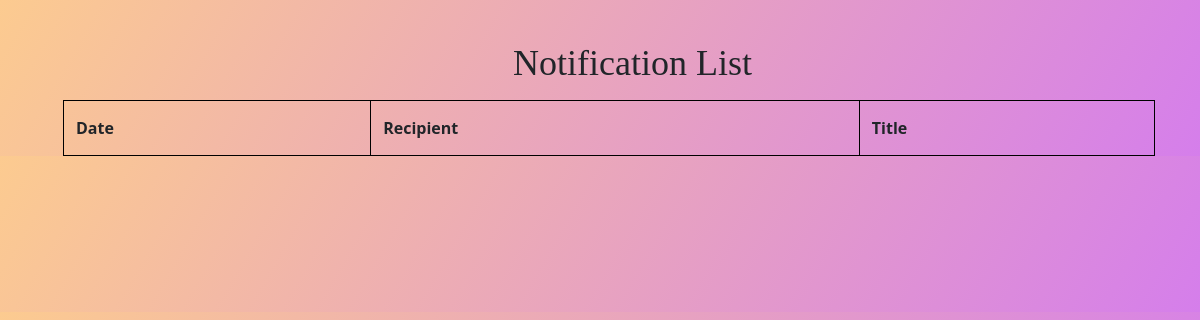
Page /wallet/notification_list/ on the earlier database version.
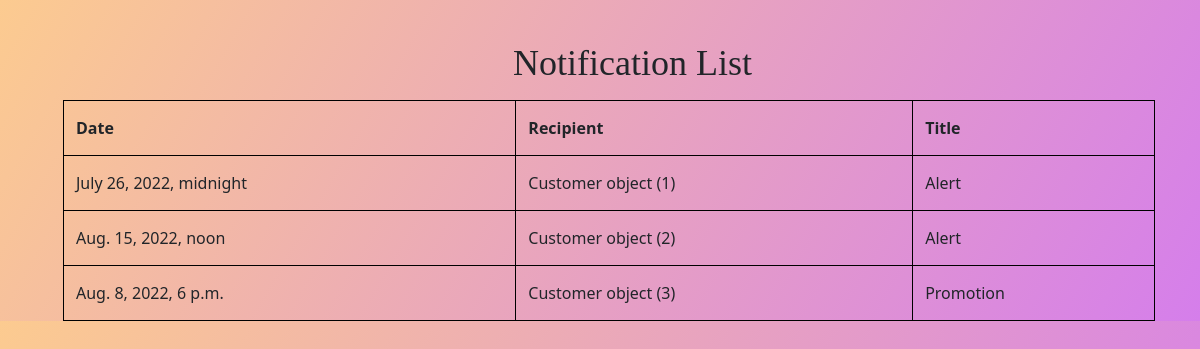
Same page on the later database version.
### wallet/models.py (models this page shows)
class Notification(models.Model):
    message= models.CharField(max_length=100)
    date = models.DateTimeField()
    recipient= models.ForeignKey(Customer,on_delete=models.CASCADE,related_name='thirdparty_recipient')
    title = models.CharField(max_length=20)

class Customer(models.Model):
    first_name=models.CharField(max_length=20)
    last_name=models.CharField(max_length=20)
    address=models.CharField(max_length=95)
    email=models.EmailField(max_length=254)
    phone_number=models.CharField(max_length=13)
    GENDER_CHOICES = (
           ("M", "Male"),
           ("F", "Female"),
           ("NB", "Non-Binary"),
    )
    gender=models.CharField(max_length=10,choices=GENDER_CHOICES)
    age=models.PositiveSmallIntegerField()
    profile_picture = models.ImageField(default='default.jpg', upload_to='profile_pics')

### wallet/views.py (the view)
# urls.py: path("notification_list/",list_notifications,name="registration"),
def list_notifications(request):
 notifications=Notification.objects.all()
 return render(request,'wallet/notification_list.html',
    {"Notification":notifications}
   )

### wallet/templates/wallet/notification_list.html (shortened to what this page needs)
<!DOCTYPE html>
<html lang="en">
<head>
 <link href="https://cdn.jsdelivr.net/npm/bootstrap@5.0.2/dist/css/bootstrap.min.css" rel="stylesheet">
</head>
<body>
  <h1>Notification List</h1>
  <table>
    <tr>
      <th>Date </th>
      <th>Recipient</th>
      <th>Title</th>
    </tr>
    <tr>{%for notifications in Notification%}</tr>
    <td>{{notifications.date}}</td>
    <td>{{notifications.recipient}}</td>
    <td>{{notifications.title}}</td>
    {%endfor%}
  </table>
</body>
</html>

Differences in the rows shown:
added Notification: date "July 26, 2022, midnight", recipient "Customer object (1)", title "Alert"
added Notification: date "Aug. 15, 2022, noon", recipient "Customer object (2)", title "Alert"
added Notification: date "Aug. 8, 2022, 6 p.m.", recipient "Customer object (3)", title "Promotion"
